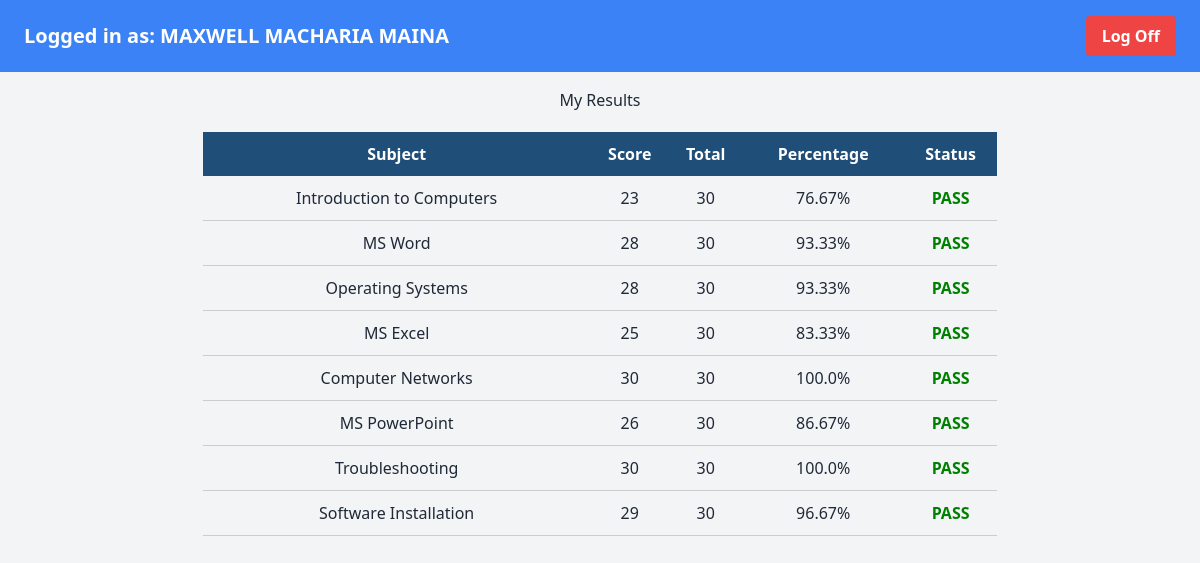
Page /my_results (signed in) on the committed database.
### tables this page shows
CREATE TABLE results(
 id INTEGER PRIMARY KEY AUTOINCREMENT,
 user_id INTEGER,
 subject_id INTEGER,
 score INTEGER
);

CREATE TABLE subjects(
 id INTEGER PRIMARY KEY AUTOINCREMENT,
 name TEXT
);

### app.py (the view)
@app.route('/my_results')
def my_results():
    if 'user_id' not in session:
        return redirect('/login')
    db = get_db()
    results = db.execute("""
        SELECT subjects.name as subject, results.score, subjects.id as subject_id
        FROM results
        JOIN subjects ON subjects.id = results.subject_id
        WHERE results.user_id=?
    """, (session['user_id'],)).fetchall()
    final = []
    for r in results:
        total = db.execute(
            "SELECT COUNT(*) as cnt FROM questions WHERE subject_id=?",
            (r['subject_id'],)
        ).fetchone()['cnt']
        percent = (r['score'] / total) * 100 if total else 0
        final.append({
            'subject': r['subject'],
            'score': r['score'],
            'total': total,
            'percentage': round(percent,2)
        })
    return render_template('my_results.html', results=final)

### app.py (called while the page is built)
def get_db():
    db_path = os.path.join(os.getcwd(), 'database.db')
    db = sqlite3.connect(db_path)
    db.row_factory = sqlite3.Row
    return db

### templates/my_results.html
{% extends "layout.html" %}
{% block content %}
<h2 style="text-align:center; margin-bottom:20px;">My Results</h2>
<table style="width:80%; margin:auto; border-collapse:collapse;">
    <tr style="background:#1f4e79; color:white;">
        <th style="padding:10px;">Subject</th>
        <th>Score</th>
        <th>Total</th>
        <th>Percentage</th>
        <th>Status</th>
    </tr>
    {% for r in results %}
    <tr style="text-align:center; border-bottom:1px solid #ccc;">
        <td style="padding:10px;">{{ r.subject }}</td>
        <td>{{ r.score }}</td>
        <td>{{ r.total }}</td>
        <td>{{ r.percentage }}%</td>
        <td>
            {% if r.percentage >= 50 %}
                <span style="color:green; font-weight:bold;">PASS</span>
            {% else %}
                <span style="color:red; font-weight:bold;">FAIL</span>
            {% endif %}
        </td>
    </tr>
    {% endfor %}
</table>
{% endblock %}

### templates/layout.html (shortened to what this page needs)
<!DOCTYPE html>
<html lang="en">
<head>
    <script src="https://cdn.tailwindcss.com"></script>
</head>
<body class="bg-gray-100 text-gray-800 font-sans">
<div class="bg-blue-500 text-white px-6 py-4 flex justify-between items-center">
    <div class="text-xl font-bold">
        {% if session.get('user_id') %}
            Logged in as: {{ session.get('username') }}
        {% else %}
            Not Logged In
        {% endif %}
    </div>
    {% if session.get('user_id') %}
    <a href="/logout" class="bg-red-500 hover:bg-red-600 px-4 py-2 rounded font-semibold">Log Off</a>
    {% endif %}
</div>
    <div class="container mx-auto p-4">
        {% block content %}{% endblock %}
    </div>
</body>
</html>

### rows in the picture
results: subject "Introduction to Computers", score "23", total "30", percentage "76.67"
results: subject "MS Word", score "28", total "30", percentage "93.33"
results: subject "Operating Systems", score "28", total "30", percentage "93.33"
results: subject "MS Excel", score "25", total "30", percentage "83.33"
results: subject "Computer Networks", score "30", total "30", percentage "100.0"
results: subject "MS PowerPoint", score "26", total "30", percentage "86.67"
results: subject "Troubleshooting", score "30", total "30", percentage "100.0"
results: subject "Software Installation", score "29", total "30", percentage "96.67"

### other values in the picture
{{ session.get('username') }} "MAXWELL MACHARIA MAINA"
